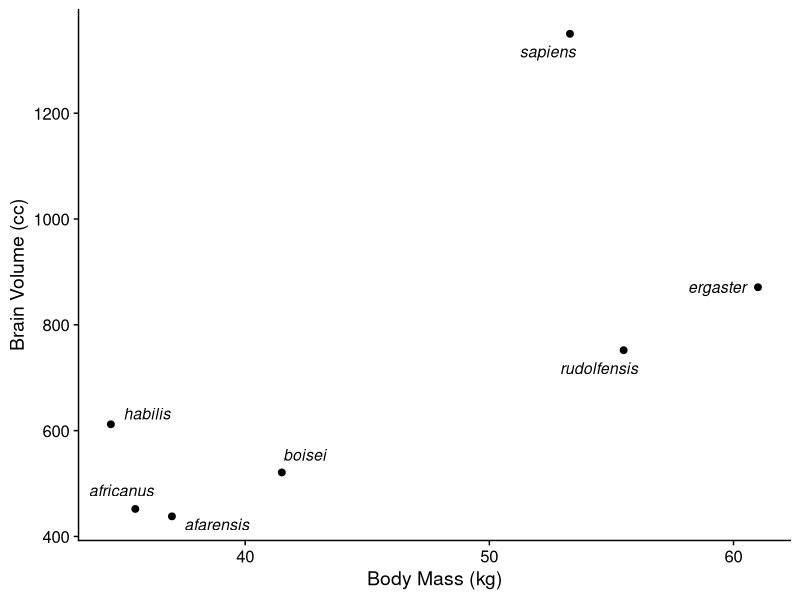
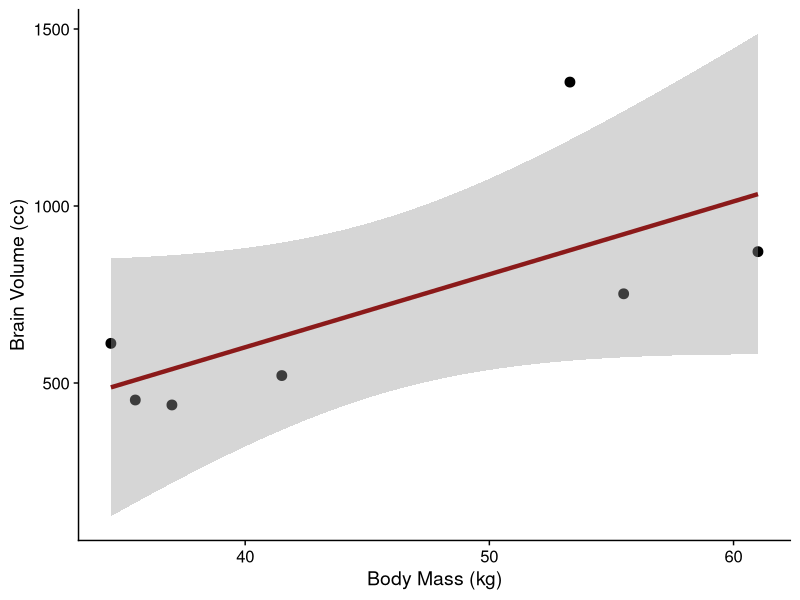
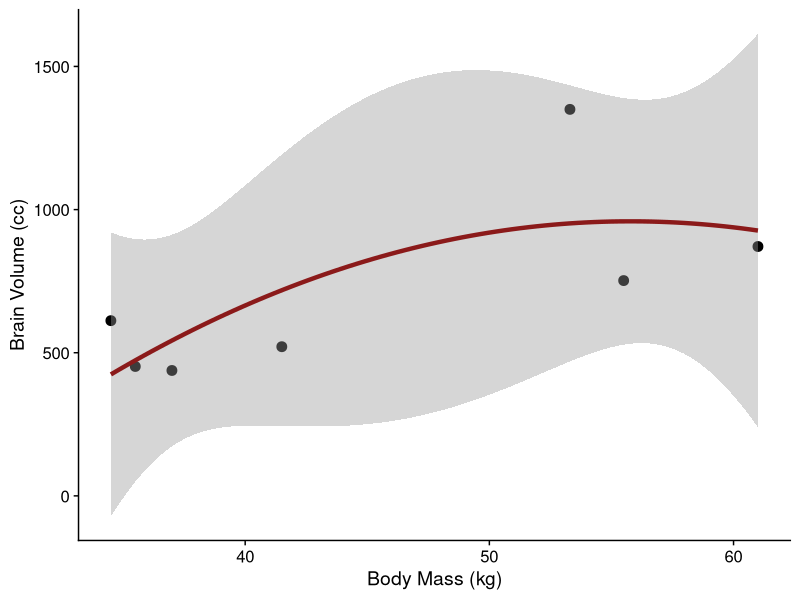
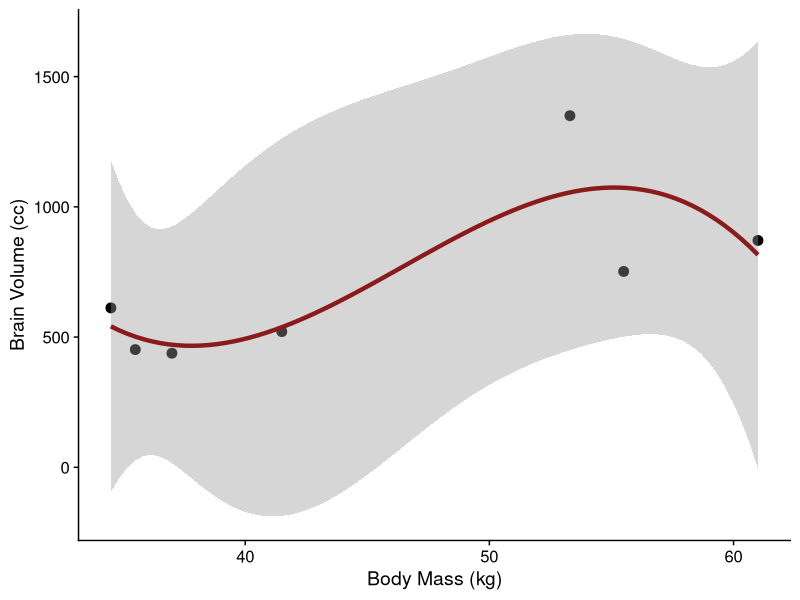
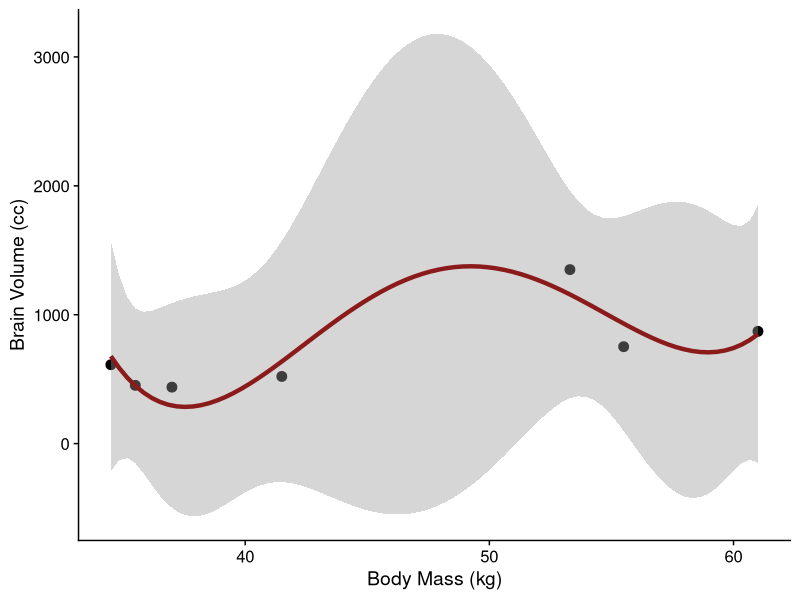
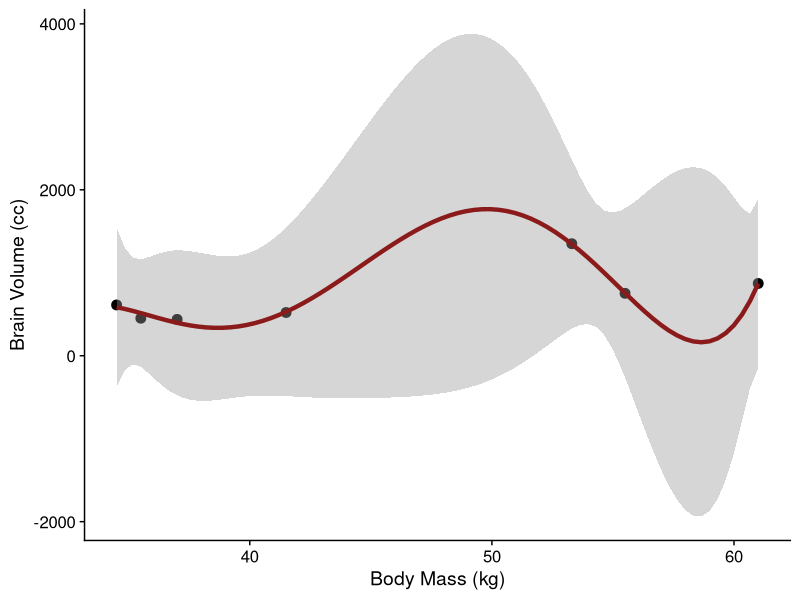
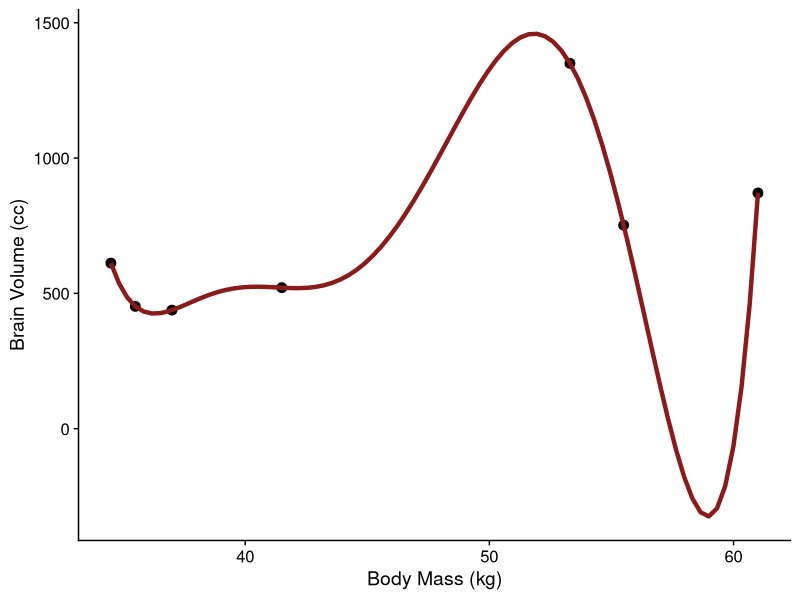

These charts were generated, in order, by the following R code:
## ---- chunk 1
#| label: setup
#| echo: false
#| message: false
#| warning: false

library(tidyverse)
library(cowplot)
theme_set(theme_cowplot())
library(ggrepel)
## ---- chunk 2
Species <- c("afarensis", "africanus", "habilis", "boisei",
             "rudolfensis", "ergaster", "sapiens")
Brain_Vol <- c(438, 452, 612, 521, 752, 871, 1350)
Mass <- c(37, 35.5, 34.5, 41.5, 55.5, 61, 53.3)
M <- data.frame(Species, Brain_Vol, Mass)
M
## ---- chunk 3
set.seed(29)
ggplot(M, aes(Mass, Brain_Vol, label = Species)) +
  geom_point(size = 2) +
  geom_text_repel(size = 4, force = 15,
                  fontface = "italic",
                  box.padding = unit(0.5, "lines"),
                  point.padding = unit(0.5, "lines")) +
  labs(x = "Body Mass (kg)", y = "Brain Volume (cc)")
## ---- chunk 4
#| echo: true

fm1 <- lm(Brain_Vol ~ Mass, data = M)
coef(fm1)
summary(fm1)$r.squared
## ---- chunk 5
ggplot(M, aes(Mass, Brain_Vol, label = Species)) +
  geom_point(size = 3) +
  geom_smooth(formula = y ~ x, method = "lm", color = "firebrick4", lwd = 1.5) +
  labs(x = "Body Mass (kg)", y = "Brain Volume (cc)")
## ---- chunk 6
#| echo: true

fm2 <- lm(Brain_Vol ~ Mass + I(Mass ^ 2), data = M)
coef(fm2)
summary(fm2)$r.squared
## ---- chunk 7
ggplot(M, aes(Mass, Brain_Vol, label = Species)) +
  geom_point(size = 3) +
  geom_smooth(method = "lm", formula = 'y ~ poly(x, 2)',
              color = "firebrick4", lwd = 1.5) +
  labs(x = "Body Mass (kg)", y = "Brain Volume (cc)")
## ---- chunk 8
#| echo: true

fm3 <- lm(Brain_Vol ~ Mass + I(Mass ^ 2) + I(Mass ^ 3), data = M)
coef(fm3)
summary(fm3)$r.squared
## ---- chunk 9
ggplot(M, aes(Mass, Brain_Vol, label = Species)) +
  geom_point(size = 3) +
  geom_smooth(method = "lm", formula = 'y ~ poly(x, 3)',
              color = "firebrick4", lwd = 1.5) +
  labs(x = "Body Mass (kg)", y = "Brain Volume (cc)")
## ---- chunk 10
#| echo: true

fm4 <- lm(Brain_Vol ~ Mass + I(Mass ^ 2) + I(Mass ^ 3) +
            I(Mass ^ 4), data = M)
coef(fm4)
summary(fm4)$r.squared
## ---- chunk 11
ggplot(M, aes(Mass, Brain_Vol, label = Species)) +
  geom_point(size = 3) +
  geom_smooth(method = "lm", formula = 'y ~ poly(x, 4)',
              color = "firebrick4", lwd = 1.5) +
  labs(x = "Body Mass (kg)", y = "Brain Volume (cc)")
## ---- chunk 12
#| echo: true

fm5 <- lm(Brain_Vol ~ Mass + I(Mass ^ 2) + I(Mass ^ 3) +
            I(Mass ^ 4) + I(Mass ^ 5), data = M)
coef(fm5)
summary(fm5)$r.squared
## ---- chunk 13
ggplot(M, aes(Mass, Brain_Vol, label = Species)) +
  geom_point(size = 3) +
  geom_smooth(method = "lm", formula = 'y ~ poly(x, 5)',
              color = "firebrick4", lwd = 1.5) +
  labs(x = "Body Mass (kg)", y = "Brain Volume (cc)")
## ---- chunk 14
#| echo: true

fm6 <- lm(Brain_Vol ~ Mass + I(Mass ^ 2) + I(Mass ^ 3) +
            I(Mass ^ 4) + I(Mass ^ 5) + I(Mass ^ 6), data = M)
coef(fm6)
summary(fm6)$r.squared
## ---- chunk 15
ggplot(M, aes(Mass, Brain_Vol, label = Species)) +
  geom_point(size = 3) +
  geom_smooth(method = "lm", formula = 'y ~ poly(x, 6)',
              color = "firebrick4", lwd = 1.5,
              se = FALSE) +
  labs(x = "Body Mass (kg)", y = "Brain Volume (cc)")
